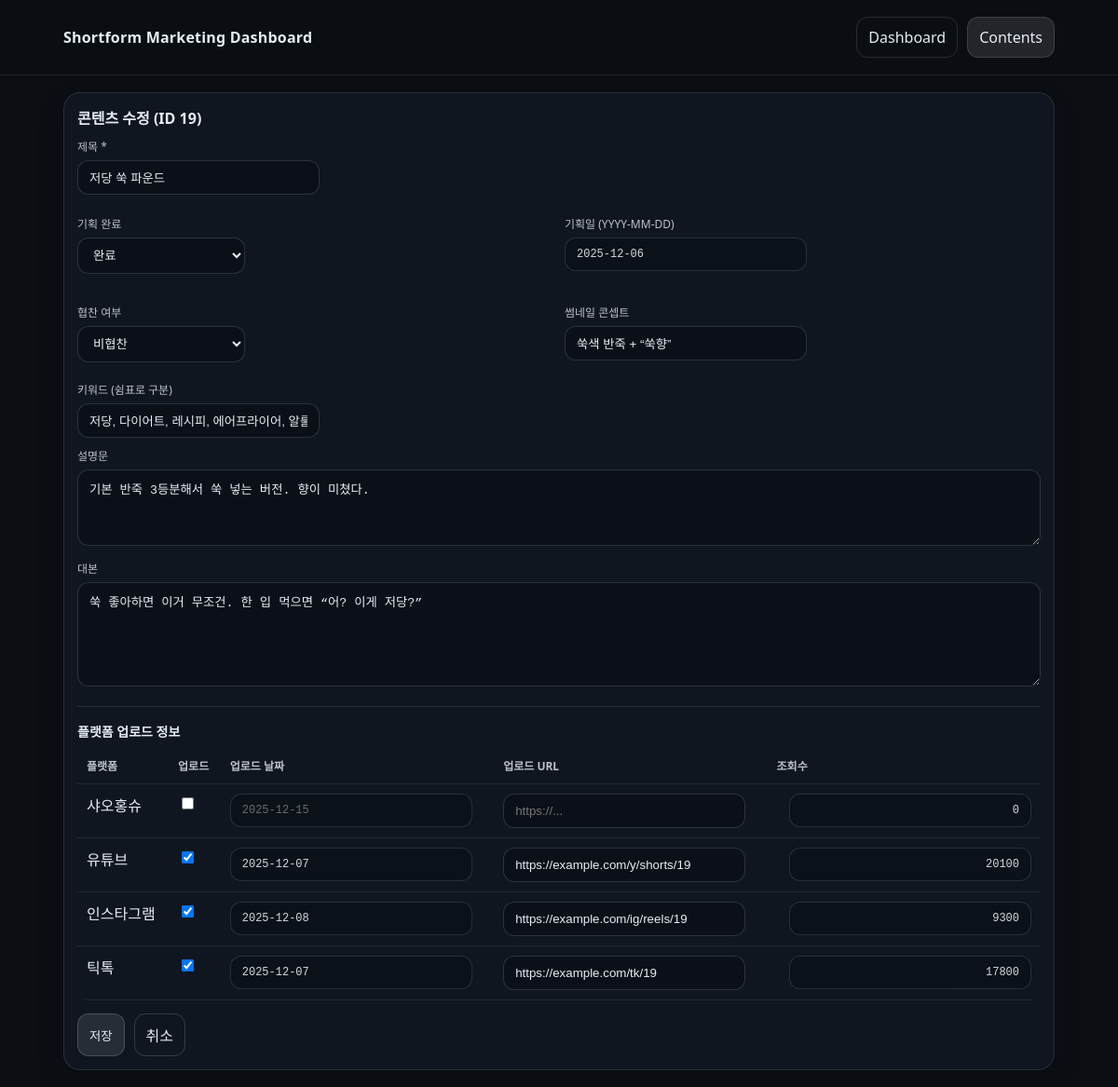
Page /contents/19/edit on the committed database.
### tables this page shows
CREATE TABLE contents (
  content_id INTEGER PRIMARY KEY AUTOINCREMENT,
  plan_done INTEGER NOT NULL DEFAULT 0,
  plan_date TEXT,
  title TEXT NOT NULL,
  description TEXT,
  script TEXT,
  thumbnail_concept TEXT,
  sponsored INTEGER NOT NULL DEFAULT 0,
  created_at TEXT DEFAULT (datetime('now'))
);

CREATE TABLE platforms (
  platform_id INTEGER PRIMARY KEY AUTOINCREMENT,
  name TEXT NOT NULL UNIQUE
);

CREATE TABLE content_platform (
  content_id INTEGER NOT NULL,
  platform_id INTEGER NOT NULL,
  is_uploaded INTEGER NOT NULL DEFAULT 0,
  upload_date TEXT,
  upload_url TEXT,
  views INTEGER DEFAULT 0,
  PRIMARY KEY (content_id, platform_id),
  FOREIGN KEY (content_id) REFERENCES contents(content_id),
  FOREIGN KEY (platform_id) REFERENCES platforms(platform_id)
);

### app.py (the view, shortened to what this page needs)
@app.route("/contents/<int:content_id>/edit", methods=["GET", "POST"])
def content_edit(content_id: int):
    con = get_db()
    cur = con.cursor()
    content = cur.execute("SELECT * FROM contents WHERE content_id=?", (content_id,)).fetchone()
    if not content:
        con.close()
        abort(404)
    platform_rows = cur.execute("SELECT platform_id, name FROM platforms ORDER BY name").fetchall()
    platform_data = cur.execute("""
        SELECT cp.platform_id, cp.is_uploaded, cp.upload_date, cp.upload_url, COALESCE(cp.views,0) AS views
        FROM content_platform cp
        WHERE cp.content_id=?
    """, (content_id,)).fetchall()
    platform_data = {r["platform_id"]: r for r in platform_data}
    kw_text = cur.execute("""
        SELECT GROUP_CONCAT(k.keyword, ', ') AS s
        FROM content_keyword ck JOIN keywords k ON k.keyword_id=ck.keyword_id
        WHERE ck.content_id=?
    """, (content_id,)).fetchone()["s"] or ""
    con.close()
    return render_template(
        "content_form.html",
        app_title=APP_TITLE,
        mode="edit",
        content=content,
        keyword_text=kw_text,
        platforms=platform_rows,
        platform_data=platform_data,
        error=None
    )

### app.py (called while the page is built)
def get_db():
    con = sqlite3.connect(DB_PATH)
    con.row_factory = sqlite3.Row
    return con

### templates/content_form.html (shortened to what this page needs)
<!doctype html>
<html lang="ko">
<head>
  <link rel="stylesheet" href="{{ url_for('static', filename='style.css') }}">
</head>
<body>
  <header class="topbar">
    <div class="wrap">
      <div class="brand">{{ app_title }}</div>
      <nav class="nav">
        <a class="navlink" href="/">Dashboard</a>
        <a class="navlink active" href="/contents">Contents</a>
      </nav>
    </div>
  </header>
  <main class="wrap">
    <section class="panel">
      <h2>{% if mode=='new' %}콘텐츠 추가{% else %}콘텐츠 수정 (ID {{ content['content_id'] }}){% endif %}</h2>
      <form method="post" class="form">
        <div class="row">
          <label class="lbl">제목 *</label>
          <input class="input" name="title" value="{{ (content['title'] if content else '') }}" placeholder="예: 저당 파운드 케이크" />
        </div>
        <div class="grid2">
          <div class="row">
            <label class="lbl">기획 완료</label>
            <select class="select" name="plan_done">
              {% set v = (content['plan_done'] if content else 0) %}
              <option value="1" {% if v==1 %}selected{% endif %}>완료</option>
            </select>
          </div>
          <div class="row">
            <label class="lbl">기획일 (YYYY-MM-DD)</label>
            <input class="input mono" name="plan_date" value="{{ (content['plan_date'] if content else '') }}" placeholder="2025-12-15" />
          </div>
        </div>
        <div class="grid2">
          <div class="row">
            <label class="lbl">협찬 여부</label>
            {% set s = (content['sponsored'] if content else 0) %}
            <select class="select" name="sponsored">
              <option value="0" {% if s==0 %}selected{% endif %}>비협찬</option>
            </select>
          </div>
          <div class="row">
            <label class="lbl">썸네일 콘셉트</label>
            <input class="input" name="thumbnail_concept" value="{{ (content['thumbnail_concept'] if content else '') }}" placeholder="예: 큰 글씨 + 전/후 비교" />
          </div>
        </div>
        <div class="row">
          <label class="lbl">키워드 (쉼표로 구분)</label>
          <input class="input" name="keywords" value="{{ keyword_text }}" placeholder="저당, 다이어트, 숏폼, 레시피" />
        </div>
        <div class="row">
          <label class="lbl">설명문</label>
          <textarea class="textarea" name="description" rows="4" placeholder="짧게 요약">{{ (content['description'] if content and content['description'] else '') }}</textarea>
        </div>
        <div class="row">
          <label class="lbl">대본</label>
          <textarea class="textarea" name="script" rows="6" placeholder="대본 내용">{{ (content['script'] if content and content['script'] else '') }}</textarea>
        </div>
        <hr class="hr" />
        <h3 class="h3">플랫폼 업로드 정보</h3>
        <table class="table">
          <thead>
            <tr>
              <th>플랫폼</th>
              <th>업로드</th>
              <th>업로드 날짜</th>
              <th>업로드 URL</th>
              <th class="right">조회수</th>
            </tr>
          </thead>
          <tbody>
            {% for p in platforms %}
              {% set d = platform_data.get(p['platform_id']) %}
              <tr>
                <td>{{ p['name'] }}</td>
                <td>
                  <input type="checkbox" name="pl_{{ p['platform_id'] }}_uploaded"
                    {% if d and d['is_uploaded']==1 %}checked{% endif %}>
                </td>
                <td>
                  <input class="input mono" name="pl_{{ p['platform_id'] }}_date"
                         value="{{ (d['upload_date'] if d and d['upload_date'] else '') }}"
                         placeholder="2025-12-15">
                </td>
                <td>
                  <input class="input" name="pl_{{ p['platform_id'] }}_url"
                         value="{{ (d['upload_url'] if d and d['upload_url'] else '') }}"
                         placeholder="https://...">
                </td>
                <td class="right">
                  <input class="input mono" name="pl_{{ p['platform_id'] }}_views"
                         value="{{ (d['views'] if d else 0) }}"
                         style="max-width:120px; text-align:right;">
                </td>
              </tr>
            {% endfor %}
          </tbody>
        </table>
        <div class="actions">
          <button class="btn" type="submit">저장</button>
          <a class="btn ghost" href="/contents">취소</a>
        </div>
      </form>
    </section>
  </main>
</body>
</html>

### static/style.css (style rules this page uses)
* { box-sizing: border-box; }
body { margin: 0; font-family: system-ui, -apple-system, "Segoe UI", Roboto, "Noto Sans KR", Arial, sans-serif; background:#0b0f14; color:#e6edf3; }
a { color: inherit; text-decoration: none; }
.wrap { max-width: 1100px; margin: 0 auto; padding: 18px; }
.topbar { position: sticky; top: 0; background: rgba(11,15,20,0.86); backdrop-filter: blur(8px); border-bottom: 1px solid rgba(255,255,255,0.08); }
.topbar .wrap { display:flex; align-items:center; justify-content:space-between; gap: 12px; }
.brand { font-weight: 800; letter-spacing: .2px; }
.nav { display:flex; gap: 10px; }
.navlink { padding: 10px 12px; border-radius: 12px; border: 1px solid rgba(255,255,255,0.12); }
.navlink.active { background: rgba(255,255,255,0.10); }
.grid2 { display:grid; grid-template-columns: 1fr 1fr; gap: 12px; margin-top: 12px; }
.card, .panel { background: rgba(18,26,36,0.75); border: 1px solid rgba(255,255,255,0.10); border-radius: 18px; padding: 14px; box-shadow: 0 10px 30px rgba(0,0,0,0.20); }
.panel h2 { margin: 0 0 10px; font-size: 16px; }
.table { width: 100%; border-collapse: collapse; overflow: hidden; border-radius: 12px; }
.table th, .table td { padding: 10px 10px; border-bottom: 1px solid rgba(255,255,255,0.08); vertical-align: top; }
.table th { text-align: left; font-size: 12px; opacity: .8; }
.right { text-align: right; }
.mono { font-family: ui-monospace, SFMono-Regular, Menlo, Consolas, monospace; font-size: 12px; opacity: .9; }
.input, .select { background: rgba(0,0,0,0.25); border: 1px solid rgba(255,255,255,0.14); color:#e6edf3; border-radius: 12px; padding: 10px 12px; }
.input { min-width: 260px; flex: 1; }
.select { min-width: 180px; }
.btn { background: rgba(255,255,255,0.10); border: 1px solid rgba(255,255,255,0.16); color:#e6edf3; padding: 10px 12px; border-radius: 12px; cursor: pointer; }
.btn.ghost { background: transparent; }
.form .row { margin: 10px 0; }
.lbl { display:block; margin: 0 0 6px; font-size: 12px; opacity: .8; }
.textarea { width: 100%; background: rgba(0,0,0,0.25); border: 1px solid rgba(255,255,255,0.14); color:#e6edf3; border-radius: 12px; padding: 10px 12px; }
.hr { border: none; border-top: 1px solid rgba(255,255,255,0.10); margin: 16px 0; }
.h3 { margin: 0 0 8px; font-size: 14px; }
.actions { display:flex; gap:10px; margin-top: 14px; }

### rows in the picture
contents: content_id "19", title "저당 쑥 파운드", plan_date "2025-12-06", thumbnail_concept "쑥색 반죽 + “쑥향”", description "기본 반죽 3등분해서 쑥 넣는 버전. 향이 미쳤다.", script "쑥 좋아하면 이거 무조건. 한 입 먹으면 “어? 이게 저당?”"
platforms: name "샤오홍슈", views "0"
platforms: name "유튜브", platform_id "☑", views "20100"
content_platform: upload_date "2025-12-07", upload_url "https://example.com/y/shorts/19"
platforms: name "인스타그램", platform_id "☑", views "9300"
content_platform: upload_date "2025-12-08", upload_url "https://example.com/ig/reels/19"
platforms: name "틱톡", platform_id "☑", views "17800"
content_platform: upload_date "2025-12-07", upload_url "https://example.com/tk/19"

### other values in the picture
{{ app_title }} "Shortform Marketing Dashboard"
